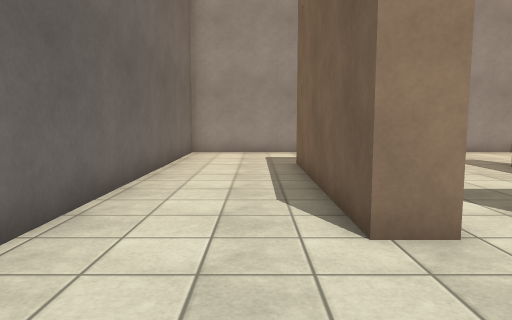
view 1 (above)

24 first-person views from a walk through a 3-D level made in the Unity game engine. The camera is 1.3 m above the floor, tilts 6° down and sees 70° across. The floor is counted in squares, 1 m on a side. Each view is taken from the middle of a square. On the plan, view 1 faces up. The plan holds only what a view shows up to about 15 squares ahead; the rest is blank. The place goes on beyond the plan. Flat ground stands in for the terrain. The player is left out. Surface patterns are stand-ins for the level's own textures.

view 2
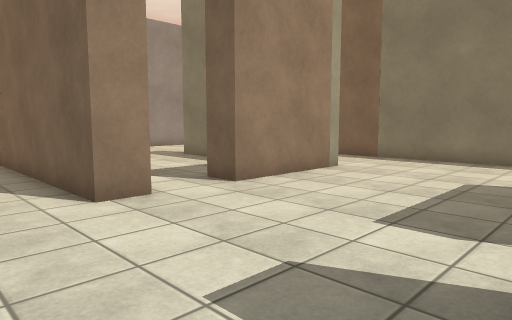

view 3
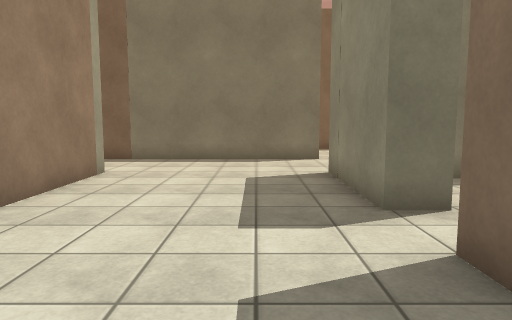

view 4
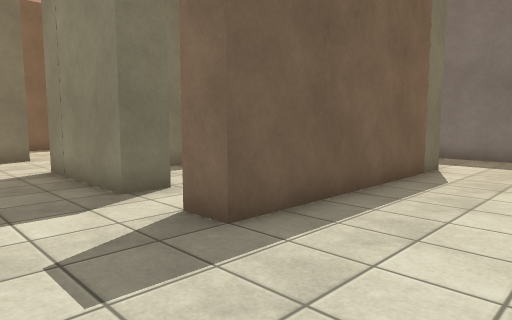

view 5
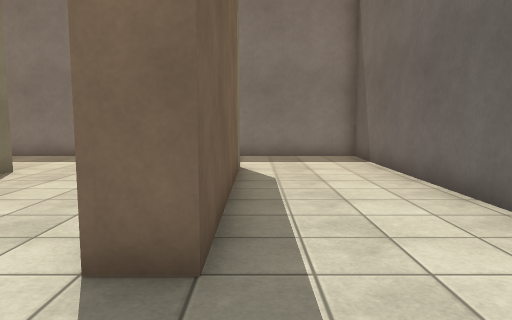

view 6
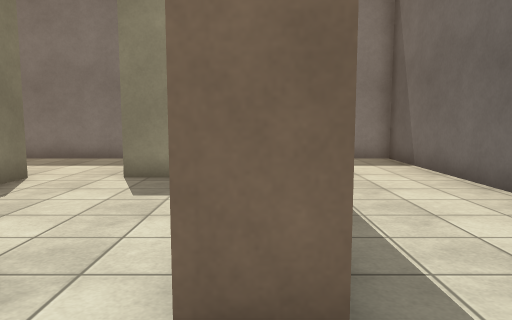

view 7
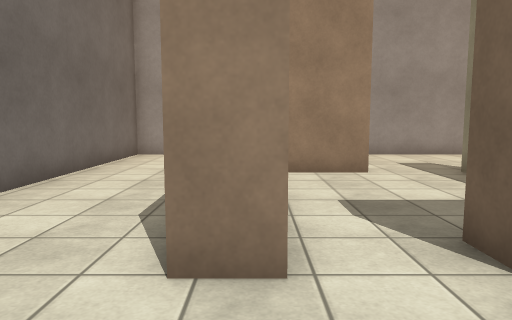

view 8
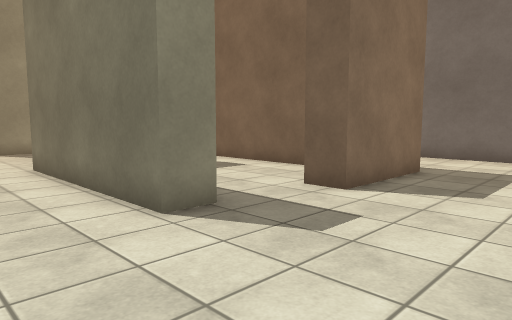

view 9
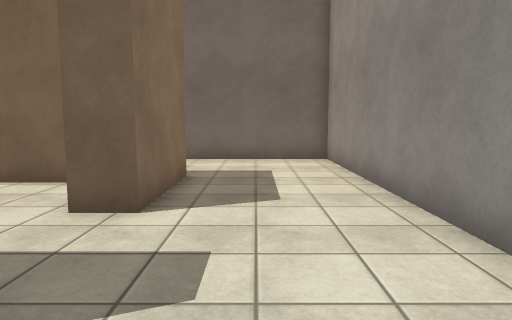

view 10
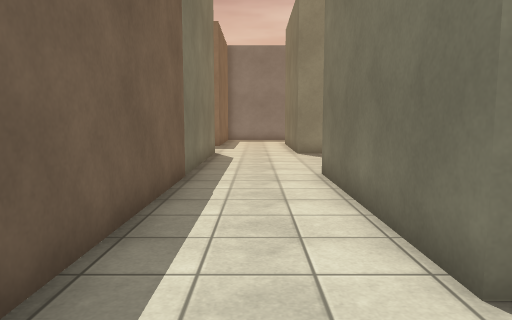

view 11
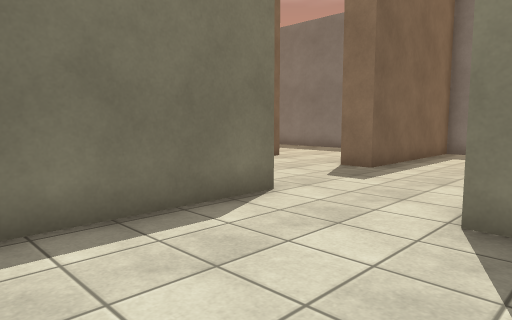

view 12
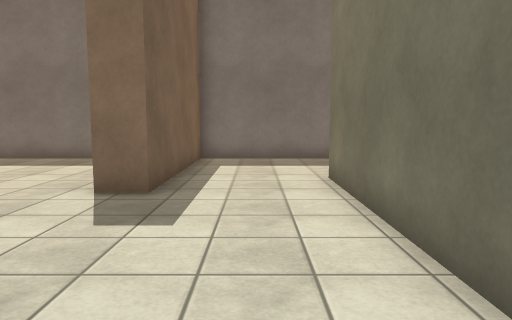

view 13
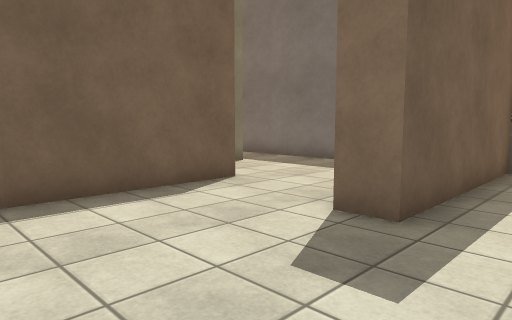

view 14
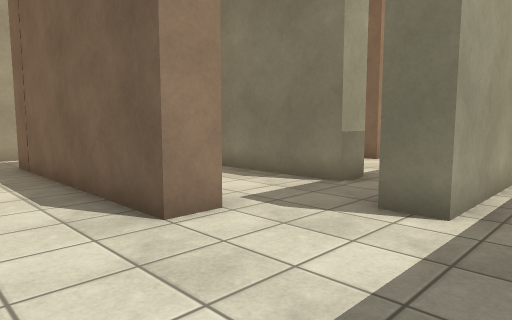

view 15
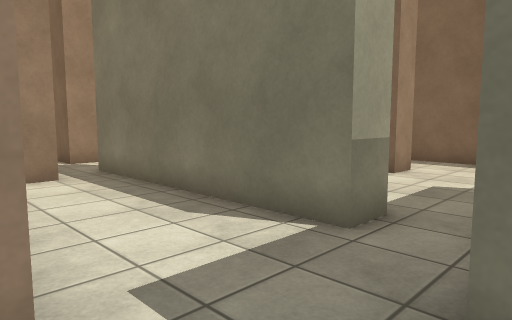

view 16
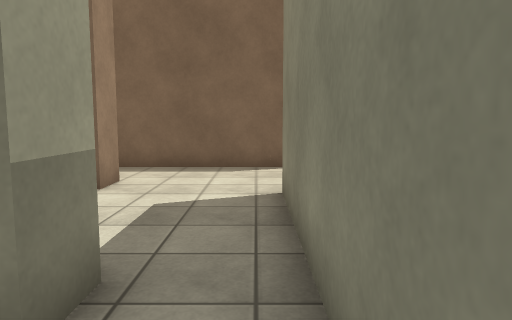

view 17
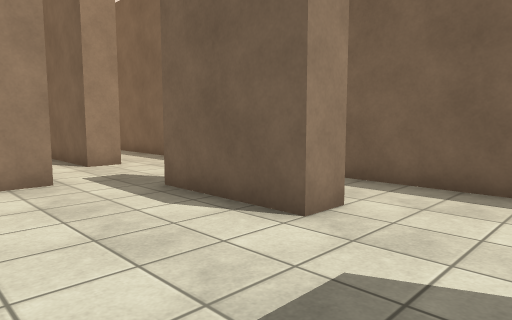

view 18
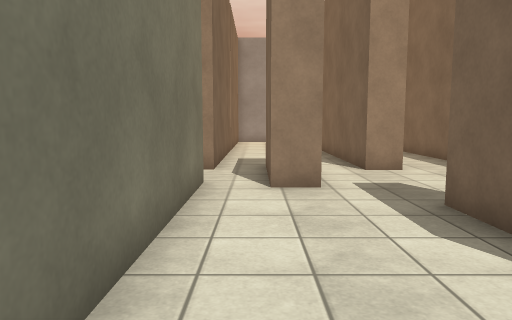

view 19
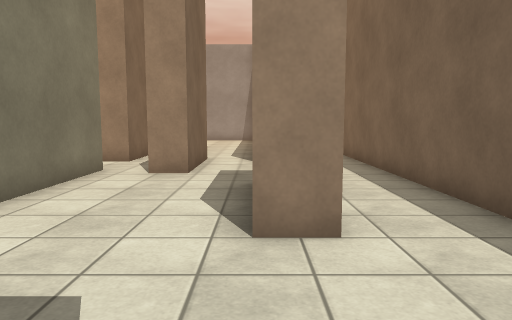

view 20
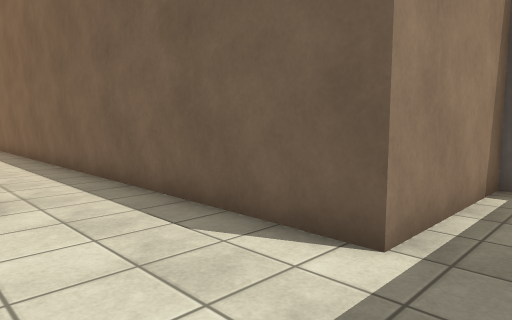

view 21
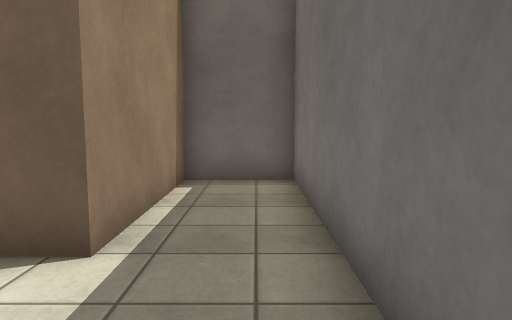

view 22
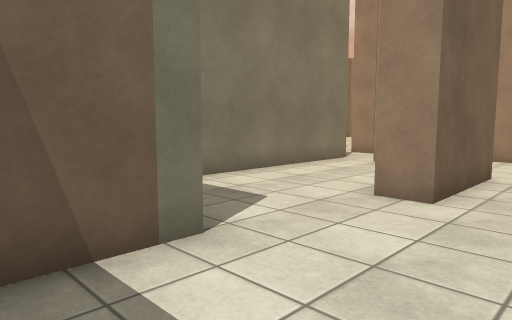

view 23
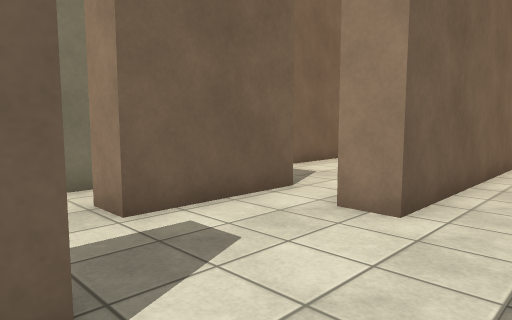

view 24
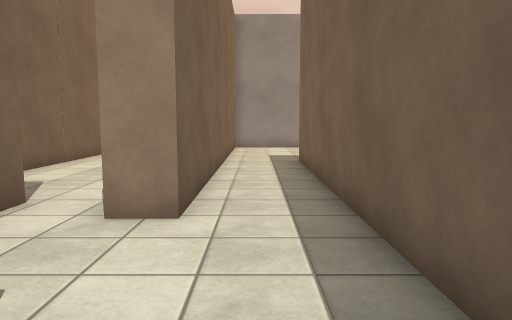

### Floor plan
Points are (right, up) in squares from view 1. A wall is a line through its corners. A room is listed if a view was taken in it or the views show most of it. See-through windows are left out.
Room 1 (views 1, 2, 3, 4, 5, 6, 7, 8, 9, 10, 11, 12, 13, 14, 15, 16)
walls: (8.3, -2.2) (8.3, -8.5); (4.3, -2) (8.4, -2); (11.7, -2.2) (11.7, 10.8); (7.3, -8.5) (7.3, -7.5); (2.3, 5.6) (2.3, 3.9) (1.3, 3.9) (1.3, 11.3) (4.9, 11.3) (4.9, 10.3); (17, 2.2) (16.5, 2.2); (7.3, 8.9) (7.3, 10.5) (8.3, 10.5) (8.3, 3.9) (4.3, 3.9) (4.3, 5); (1.5, -9.5) (1.5, -2) (2.5, -2); (-2.7, -4.1) (-2.7, -12.9) (2.6, -12.9); (19.6, -1.2) (18.9, -1.2); (17.5, -7.7) (16.5, -7.7) (16.5, -0.1); (6.6, -12.9) (12, -12.9) (12, -6.6) (13, -6.6); (15.8, -12.9) (20.5, -12.9); (19.6, -9.5) (20.6, -9.5); (20.9, -7.7) (20.9, -1.6); (10.2, 15.5) (-2.7, 15.5) (-2.7, 3.8); (22.9, -10.4) (19.1, -10.4) (19.1, -9.4)
ways out: opening at (21.5, -8.5) to room 2; opening at (3, 4.5); opening at (3.5, -2.5); opening at (5.5, -7.5); opening at (6, 10); opening at (20, -1)
Room 2 (views 17, 18, 19, 20, 21, 22, 23, 24)
walls: (27, -2.2) (27, -6) (26, -6) (26, -2.2); (21.9, -7.7) (20.9, -7.7); (21.9, -0.1) (21.9, -6.8); (24.3, 2.9) (24.3, -0.8) (23.3, -0.8); (27.1, -12.9) (34.1, -12.9) (34.1, -10.4) (29.4, -10.4) (29.4, 9.1); (20.6, -9.5) (25.6, -9.5) (25.6, -11.5); (27, 10.4) (27, 1.8) (26, 1.8)
ways out: opening at (21.5, -8.5) to room 1; opening at (25, 2); opening at (28.5, 9.5)

Where each view was taken, in squares from view 1:
view 1: 0 up, 0 right, facing up
view 2: 2 down, 1 left, facing up-right
view 3: 0 up, 1 left, facing right
view 4: 1 up, 2 left, facing down-right
view 5: 1 up, 1 right, facing down
view 6: 0 up, 2 right, facing down
view 7: 1 up, 2 right, facing up
view 8: 15 up, 11 right, facing down-left
view 9: 13 up, 10 right, facing left
view 10: 13 up, 10 right, facing down
view 11: 3 up, 7 right, facing down-right
view 12: 0 up, 10 right, facing down
view 13: 2 down, 10 right, facing down-right
view 14: 12 down, 14 right, facing up-right
view 15: 10 down, 17 right, facing up-right
view 16: 9 down, 19 right, facing right
view 17: 9 down, 22 right, facing up-right
view 18: 8 down, 23 right, facing up
view 19: 10 down, 26 right, facing up
view 20: 12 down, 26 right, facing up-right
view 21: 12 down, 26 right, facing right
view 22: 12 down, 29 right, facing up-left
view 23: 3 down, 29 right, facing up-left
view 24: 3 down, 28 right, facing up
